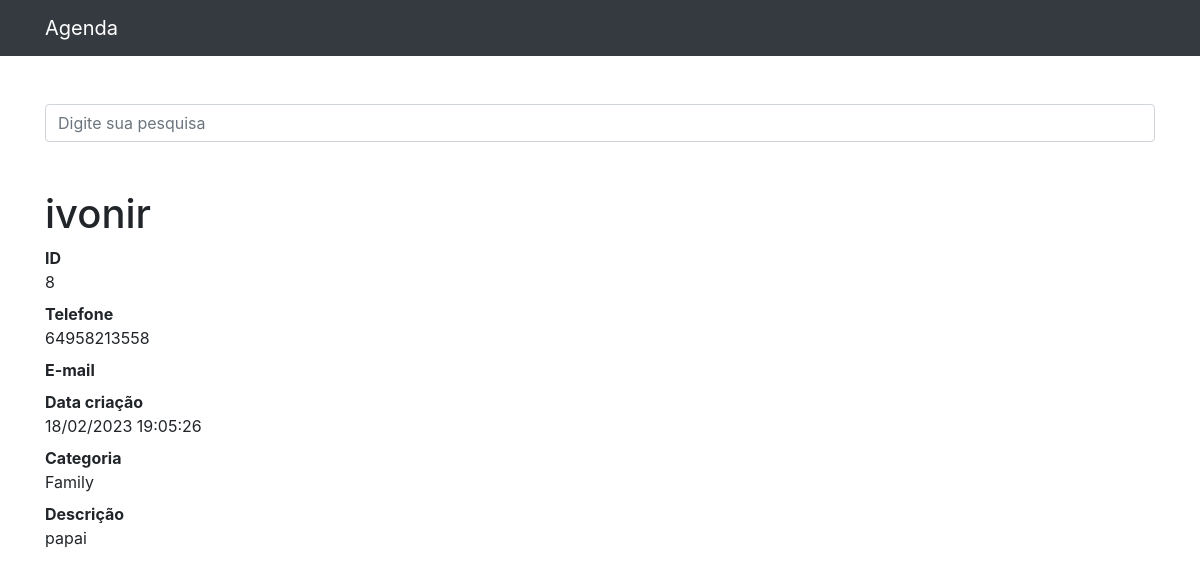
Page /8 on the committed database.
### contatos/models.py (models this page shows, shortened)
class Contato(models.Model):
    nome = models.CharField(max_length=200)
    sobrenome = models.CharField(max_length=200, blank=True)
    telefone = models.CharField(max_length=200)
    email = models.CharField(max_length=200, blank=True)
    data_criacao = models.DateTimeField(default=timezone.now)
    descricao = models.TextField(blank=True)
    categoria = models.ForeignKey(Categoria, on_delete=models.DO_NOTHING)
    mostrar = models.BooleanField(default=True)
    foto = models.ImageField(blank=True, upload_to='fotos/%Y/%m')

class Categoria(models.Model):
    nome = models.CharField(max_length=200)
    def __str__(self):
        return self.nome

### contatos/views.py (the view)
# urls.py: path('<int:contato_id>', views.ver_contato, name='ver_contato'),
def ver_contato(request, contato_id):
    contato = get_object_or_404(Contato, id=contato_id)
    if not contato.mostrar:
        raise Http404()
    return render(request, 'contatos/ver_contato.html', {
        'contato': contato
    })

### contatos/templates/contatos/ver_contato.html (shortened to what this page needs)
{% extends 'base.html' %}
{%block conteudo%}
    <h1 class="mt-5">{{ contato.nome }} {{ contato.sobrenome }}</h1>
    <dl>
    <dt>ID</dt>
    <dd>{{ contato.id }}</dd>
    <dt>Telefone</dt>
    <dd>{{ contato.telefone }}</dd>
    <dt>E-mail</dt>
    <dt>Data criação</dt>
    <dd>{{ contato.data_criacao | date:'d/m/Y H:i:s' }}</dd>
    <dt>Categoria</dt>
    <dd>{{ contato.categoria }}</dd>
    <dt>Descrição</dt>
    <dd>
        {{ contato.descricao }}
    </dd>
    </dl>
{%endblock%}

### rows in the picture
Contato: nome "ivonir", id "8", telefone "64958213558", data_criacao "18/02/2023 19:05:26", categoria "Family", descricao "papai"
